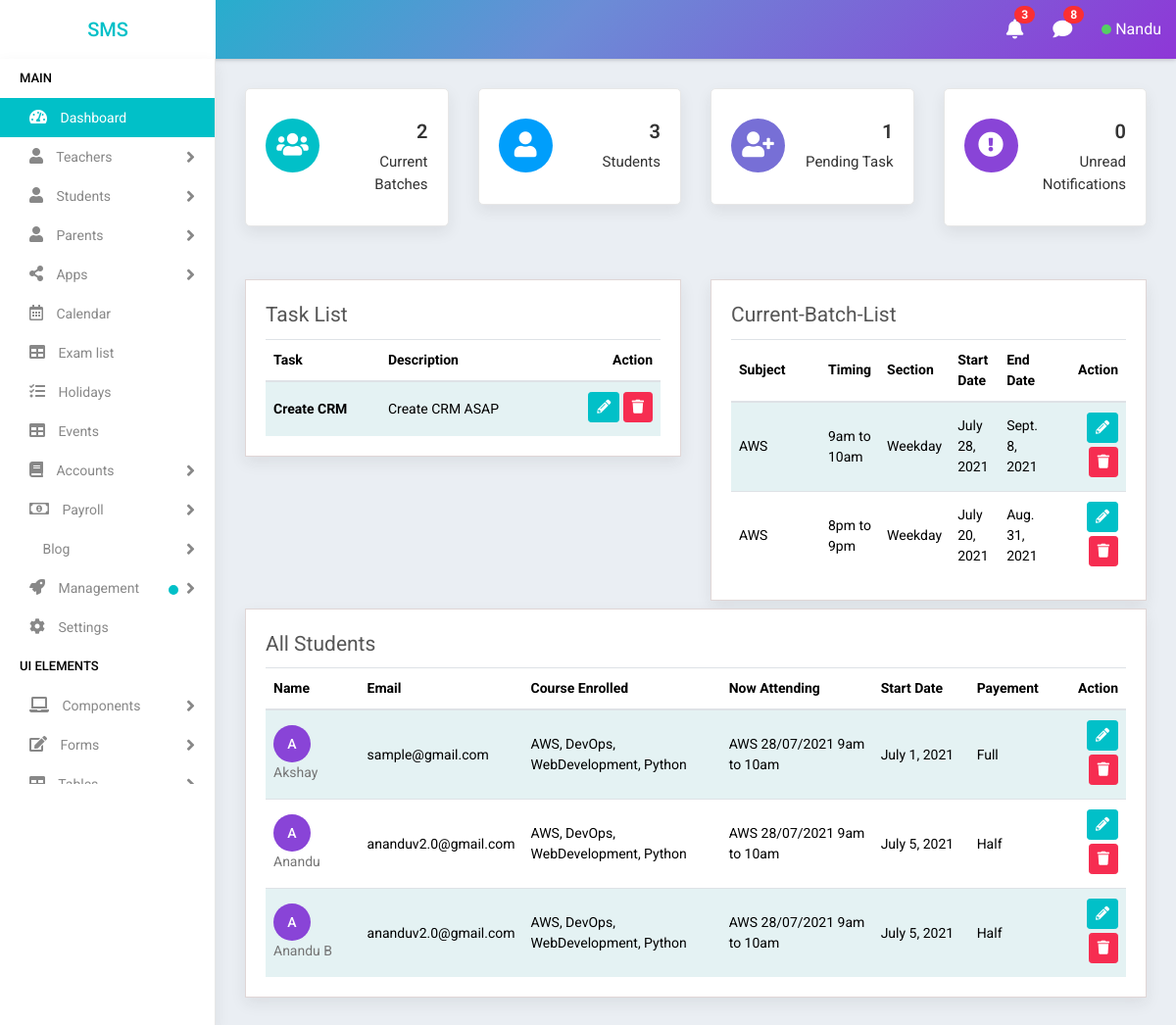
The app's page /student_list/ (signed in), older data.
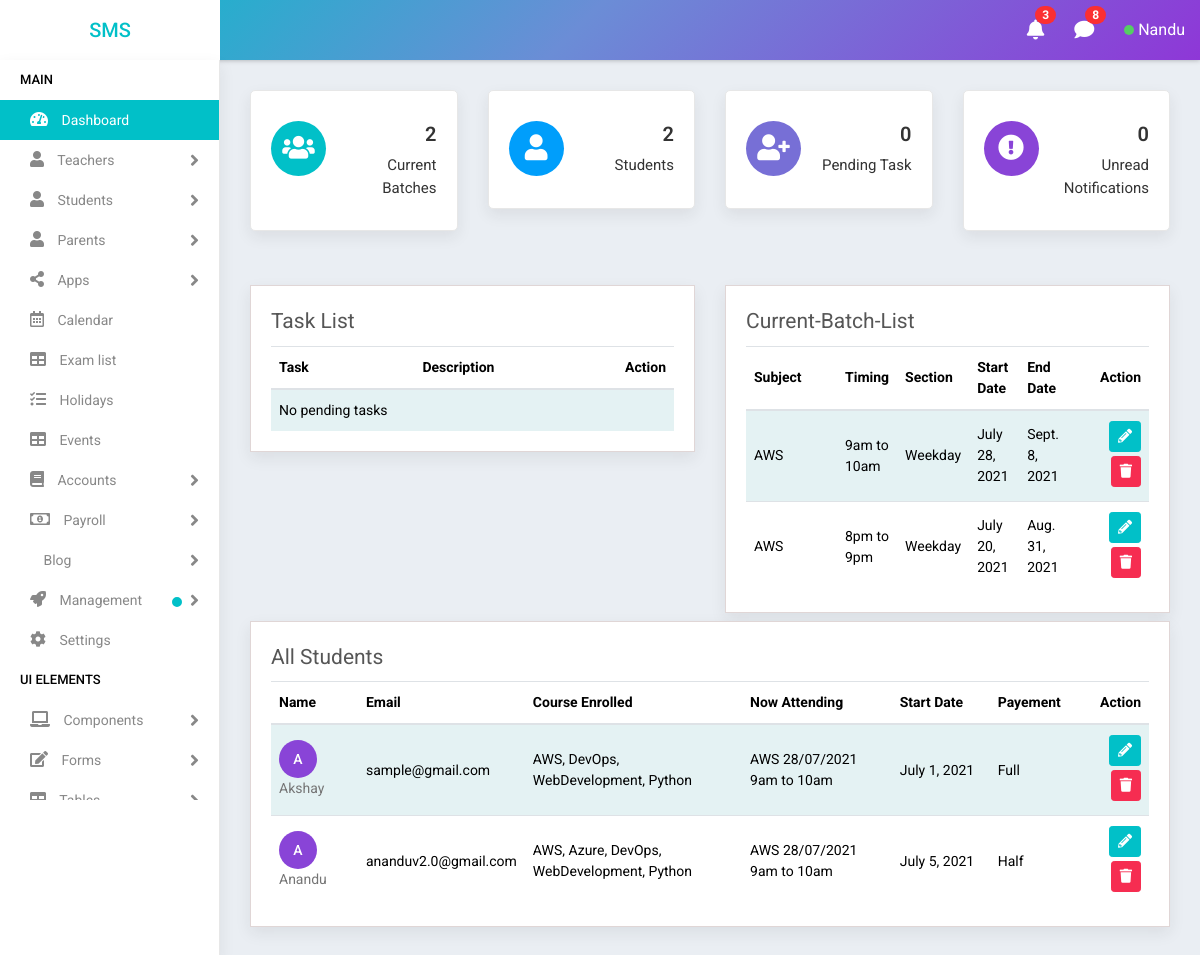
The same page, newer data.
### data/models.py (models this page shows, shortened)
class TrainerTask(models.Model):
    user = models.ForeignKey(Trainer,on_delete=models.CASCADE,related_name='user')
    title = models.CharField(max_length=100)
    description = models.TextField(max_length=300,null=True)
    created = models.DateTimeField(auto_now_add=True,null=True)
    complete = models.BooleanField(default=False)
    class Meta:
        ordering =['complete','-created']

class Batch(models.Model):
    subject = models.ForeignKey(Course, on_delete=models.CASCADE,related_name='subject')
    trainer = models.ForeignKey(Trainer, on_delete=models.CASCADE,related_name='trainer',null=True)
    batch_type=models.CharField(max_length=100,null=True,choices=(('Weekday','Weekday'),('Weekend','Weekend')),default='Weekday')
    start_date = models.DateField(null=True)
    timings = models.CharField(max_length=100,null=True)
    end_date = models.DateField(null=True)
    complete = models.BooleanField(default=False)
    def __str__(self):
        return "%s %s %s" % (self.subject, self.start_date.strftime('%d/%m/%Y'), self.timings)

class Course(models.Model):
    name = models.CharField(max_length=100)
    fees = models.CharField(max_length=10)
    def __str__(self):
        return self.name

class Student(models.Model):
    state = (
    ('Andhra Pradesh','Andhra Pradesh'),
    ('Arunachal Pradesh','Arunachal Pradesh'),
    ('Assam','Assam'),
    ('Bihar','Bihar'),
    ('Chhattisgarh','Chattisgarh'),
    ('Goa','Goa'),
    ('Gujarat','Gujarat'),
    ('Haryana','Haryana'),
    ('Himachal Pradesh','Himachal Pradesh'),
    ('Jharkhand','Jharkhand'),
    ('Karnataka','Karnataka'),
    ('Kerala','Kerala'),
    ('Madhya Pradesh','Madhya Pradesh'),
    ('Maharashtra','Maharashtra'),
    ('Manipur','Manipur'),
    ('Meghalaya','Meghalaya'),
    ('Mizoram','Mizoram'),
    ('Nagaland','Nagaland'),
    ('Odisha','Odisha'),
    ('Rajasthan','Rajasthan'),
    ('Sikkim','Sikkim'),
    ('Tamil Nadu','Tamil Nadu'),
    ('Telangana','Telangana'),
    ('Tripura','Tripura'),
    ('Uttar Pradesh','Uttar Pradesh'),
    ('Uttarakhand','Uttarakhand'),
    ('West Bengal','West Bengal')
)
    name = models.CharField(max_length=100)
    mobile = models.CharField(max_length=10)
    email = models.EmailField(max_length=200)
    sex = models.CharField(max_length=10,null=True,choices=(('Male','Male'),('Female','Female')))
    house = models.CharField(max_length=100,null=True)
    street =models.CharField(max_length=100,null=True)
    street2 =models.CharField(max_length=100,null=True)
    city = models.CharField(max_length=100,null=True)
    state = models.CharField(max_length=100,null=True,choices=state)
    course_enrolled = models.ManyToManyField(Course,related_name='course_enrolled')
    now_attending = models.ManyToManyField(Batch,related_name='now_attending')
    start_date = models.DateField(null=True)
    shared = models.BooleanField(default=False,choices=((True, 'Yes'), (False, 'No')))
    payment = models.CharField(max_length=10,choices=(('Full','Full'),('Half','Half')),default='Half')

### data/views.py (the view)
# urls.py: path('student_list/',TrainerView.as_view(),name='students'),
class TrainerView(View):
    def get(self,request):
        trainer =Trainer.objects.get(name=request.user)
        students=Student.objects.all()
        student_count=students.count()
        batch=Batch.objects.all()
        batch_count=batch.count()
        user=request.user
        task=TrainerTask.objects.filter(user=trainer,complete=False)
        task_count=task.count()
        return render(request,'data/dashboard.html',{'tasks':task,'task_count':task_count,'students': students, 'batch': batch, 'user':user,'student_count':student_count,'batch_count':batch_count})

### templates/data/dashboard.html (shortened to what this page needs)
{% extends 'data/main.html' %}
{% load static %}
    {% block content %}
<div class="main-wrapper">
    {% include 'data/topbar.html' %}
    {% include 'data/sidebar.html' %}
    <div class="page-wrapper">
        <div class="content container-fluid">
            {% include 'data/status_main.html' %}
            <div class="row mt-4">
                {% include 'data/task_list.html' %}
                {% include 'data/batch_list.html' %}
            </div>
            {% include 'data/students.html' %}
        </div>
    </div>
</div>
{% endblock %}

### templates/data/task_list.html (shortened to what this page needs)
{% extends 'data/main.html' %}
                            {% load static %}
                                {% block content %}
                            <div class="col-lg-6">
                                <div class="content-page">
                                    <div class="row">
                                        <div class="col-md-12">
                                            <div class="page-title mb-2">
                                                Task List
                                            </div>
                                            <div class="table-responsive">
                                                <table class="table table-striped custom-table">
                                                    <thead>
                                                        <tr>
                                                            <th style="min-width:91px;">Task</th>
                                                            <th style="min-width:50px;">Description</th>
                                                            <th class="text-right" style="width:30%;">Action</th>
                                                        </tr>
                                                    </thead>
                                                    <tbody>
                                                        {% for i in tasks %}
                                                        <tr>
                                                            <th>{{i.title}}</th>
                                                            <td>{{i.description}}</td>
                                                            <td class="text-right">
                                                                <a href="edit-exam.html" class="btn btn-primary btn-sm mb-1">
                                                                    <i class="fas fa-pencil-alt" aria-hidden="true"></i>
                                                                </a>
                                                                <button type="submit" data-toggle="modal"
                                                                    data-target="#delete_employee"
                                                                    class="btn btn-danger btn-sm mb-1">
                                                                    <i class="fas fa-trash" aria-hidden="true"></i>
                                                                </button>
                                                            </td>
                                                            {% empty %}
                                                            <td colspan="3">No pending tasks</td>
                                                        {% endfor %}
                                                    </tbody>
                                                </table>
                                            </div>
                                        </div>
                                    </div>
                                </div>
                            </div>
                            {% endblock %}

### templates/data/batch_list.html
{% extends 'data/main.html' %}
{% load static %}
    {% block content %}
<div class="col-lg-6">
    <div class="content-page">
        <div class="row">
            <div class="col-md-12">
                <div class="page-title mb-2">
                    Current-Batch-List
                </div>
                <div class="table-responsive">
                    <table class="table table-striped custom-table">
                        <thead>
                            <tr>
                                <th style="min-width:91px;">Subject</th>
                                <th style="min-width:50px;">Timing</th>
                                <th style="min-width:50px;">Section</th>
                                <th style="min-width:50px;">Start Date</th>
                                <th style="min-width:50px;">End Date</th>
                                <th class="text-right" style="width:30%;">Action</th>
                            </tr>
                        </thead>
                        <tbody>
                            {% for i in batch %}
                            <tr>
                                <td>{{i.subject}}</td>
                                <td>{{i.timings}}</td>
                                <td>{{i.batch_type}}</td>
                                <td>{{i.start_date}}</td>
                                <td>{{i.end_date}}</td>
                                <td class="text-right">
                                    <a href="edit-exam.html" class="btn btn-primary btn-sm mb-1">
                                        <i class="fas fa-pencil-alt" aria-hidden="true"></i>
                                    </a>
                                    <button type="submit" data-toggle="modal"
                                        data-target="#delete_employee"
                                        class="btn btn-danger btn-sm mb-1">
                                        <i class="fas fa-trash" aria-hidden="true"></i>
                                    </button>
                                </td>
                            </tr>
                            {% endfor %}
                        </tbody>
                    </table>
                </div>
            </div>
        </div>
    </div>
</div>
{% endblock %}

### templates/data/students.html (shortened to what this page needs)
{% extends 'data/main.html' %}
{% load static %}
    {% block content %}
        <div class="row mt-2">
            <div class="col-lg-12">
                <div class="content-page">
                    <div class="row">
                        <div class="col-lg-12 col-md-12 col-sm-12 col-12">
                            <div class="page-title mb-2">
                                All Students
                            </div>
                            <div class="table-responsive">
                                <table class="table table-striped custom-table">
                                    <thead>
                                        <tr>
                                            <th style="min-width:50px;">Name </th>
                                            <th style="min-width:74px;">Email</th>
                                            <th style="min-width:50px;">Course Enrolled</th>
                                            <th style="min-width:50px;">Now Attending</th>
                                            <th style="min-width:98px;">Start Date</th>
                                            <th style="min-width:90px;">Payement</th>
                                            <th class="text-right">Action</th>
                                        </tr>
                                    </thead>
                                    <tbody>
                                        {% for student in students %}
                                        <tr>
                                            <td>
                                                <h2><a href="profile.html" class="avatar text-white">{{student.name|first}}</a></h2>
                                                <h2><a href="profile.html">{{student.name}} </a></h2>
                                            </td>
                                            <td>{{student.email}}</td>
                                            <td>{{student.course_enrolled.all|join:", " }}</td>
                                            <td>{{student.now_attending.all|join:", " }}</td>
                                            <td>{{student.start_date}}</td>
                                            <td>{{student.payment}}</td>
                                            <td class="text-right">
                                                <a href="{% url 'student_edit' student.id %}" class="btn btn-primary btn-sm mb-1">
                                                    <i class="fas fa-pencil-alt" aria-hidden="true"></i>
                                                </a>
                                                <a href="{% url 'student_delete' student.id %}"class="btn btn-danger btn-sm mb-1">
                                                    <i class="fas fa-trash" aria-hidden="true"></i>
                                                </a>
                                            </td>
                                        </tr>
                                        {% empty %}
                                            <h3>No students in list</h3>
                                        {% endfor %}
                                    </tbody>
                                </table>
                            </div>
                        </div>
                    </div>
                </div>
            </div>
        </div>
    {% endblock %}

Row changes from the older to the newer data that the page shows:
no longer on this page (row edited): TrainerTask: title "Create CRM", description "Create CRM ASAP"
removed Student: name|first "A", name "Anandu B", email "ananduv2.0@gmail.com", course_enrolled.all "AWS, DevOps, WebDevelopment, Python", now_attending.all "AWS 28/07/2021 9am to 10am", start_date "July 5, 2021", payment "Half"
computed for Student "Anandu": course_enrolled.all "AWS, DevOps, WebDevelopment, Python" → "AWS, Azure, DevOps, WebDevelopment, Python"
Text that changed along with them:
{{ student_count }}: "3" → "2"
{{ task_count }}: "1" → "0"
text now shown: "No pending tasks"
